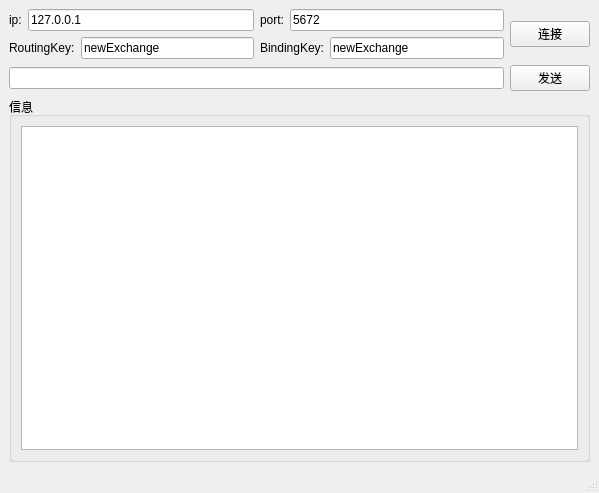
<?xml version="1.0" encoding="UTF-8"?>
<ui version="4.0">
 <class>MainWindow</class>
 <widget class="QMainWindow" name="MainWindow">
  <property name="geometry">
   <rect>
    <x>0</x>
    <y>0</y>
    <width>599</width>
    <height>493</height>
   </rect>
  </property>
  <property name="windowTitle">
   <string>MainWindow</string>
  </property>
  <widget class="QWidget" name="centralwidget">
   <layout class="QGridLayout" name="gridLayout_3">
    <item row="0" column="0">
     <layout class="QVBoxLayout" name="verticalLayout">
      <item>
       <layout class="QHBoxLayout" name="horizontalLayout_6">
        <item>
         <layout class="QGridLayout" name="gridLayout">
          <item row="0" column="0">
           <layout class="QHBoxLayout" name="horizontalLayout">
            <item>
             <widget class="QLabel" name="label">
              <property name="text">
               <string>ip:</string>
              </property>
             </widget>
            </item>
            <item>
             <widget class="QLineEdit" name="ip">
              <property name="text">
               <string>127.0.0.1</string>
              </property>
             </widget>
            </item>
           </layout>
          </item>
          <item row="0" column="1">
           <layout class="QHBoxLayout" name="horizontalLayout_2">
            <item>
             <widget class="QLabel" name="label_2">
              <property name="text">
               <string>port:</string>
              </property>
             </widget>
            </item>
            <item>
             <widget class="QLineEdit" name="port">
              <property name="text">
               <string>5672</string>
              </property>
             </widget>
            </item>
           </layout>
          </item>
          <item row="1" column="0">
           <layout class="QHBoxLayout" name="horizontalLayout_3">
            <item>
             <widget class="QLabel" name="label_3">
              <property name="text">
               <string>RoutingKey:</string>
              </property>
             </widget>
            </item>
            <item>
             <widget class="QLineEdit" name="RoutingKey">
              <property name="text">
               <string>newExchange</string>
              </property>
             </widget>
            </item>
           </layout>
          </item>
          <item row="1" column="1">
           <layout class="QHBoxLayout" name="horizontalLayout_4">
            <item>
             <widget class="QLabel" name="label_4">
              <property name="text">
               <string>BindingKey:</string>
              </property>
             </widget>
            </item>
            <item>
             <widget class="QLineEdit" name="BindingKey">
              <property name="text">
               <string>newExchange</string>
              </property>
             </widget>
            </item>
           </layout>
          </item>
         </layout>
        </item>
        <item>
         <widget class="QPushButton" name="btn_connect">
          <property name="text">
           <string>连接</string>
          </property>
         </widget>
        </item>
       </layout>
      </item>
      <item>
       <layout class="QHBoxLayout" name="horizontalLayout_5">
        <item>
         <widget class="QLineEdit" name="sendLineEdit"/>
        </item>
        <item>
         <widget class="QPushButton" name="btn_send">
          <property name="text">
           <string>发送</string>
          </property>
         </widget>
        </item>
       </layout>
      </item>
      <item>
       <widget class="QGroupBox" name="groupBox">
        <property name="title">
         <string>信息</string>
        </property>
        <layout class="QGridLayout" name="gridLayout_2">
         <item row="0" column="0">
          <widget class="QPlainTextEdit" name="plainTextEdit"/>
         </item>
        </layout>
       </widget>
      </item>
     </layout>
    </item>
   </layout>
  </widget>
  <widget class="QMenuBar" name="menubar">
   <property name="geometry">
    <rect>
     <x>0</x>
     <y>0</y>
     <width>599</width>
     <height>21</height>
    </rect>
   </property>
  </widget>
  <widget class="QStatusBar" name="statusbar"/>
 </widget>
 <resources/>
 <connections/>
</ui>
